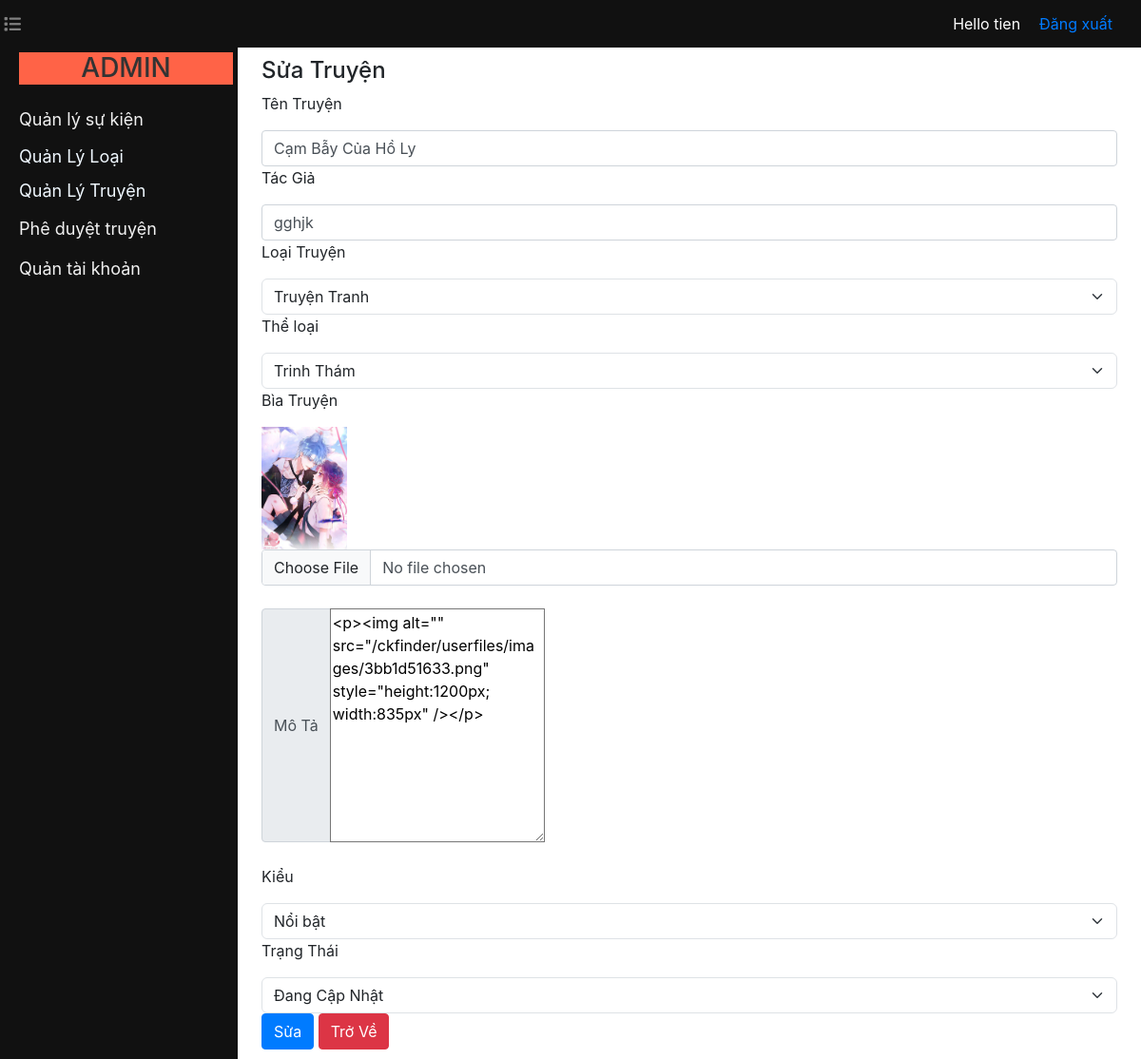
Page /ADMIN/suatruyen.php?id_truyen=7 (signed in) on the committed database.
### tables this page shows
CREATE TABLE `truyen` (
  `id_truyen` int(11) NOT NULL,
  `tentruyen` varchar(255) NOT NULL,
  `tacgia` varchar(255) NOT NULL,
  `id_theloai` int(11) NOT NULL,
  `id_loai` int(11) NOT NULL,
  `kieu` int(11) NOT NULL,
  `biatruyen` varchar(255) NOT NULL,
  `trangthai` varchar(255) NOT NULL,
  `mota` text NOT NULL
);

### lib/database.php (called while the page is built, shortened)
<?php
Class Database{
   public $host   = DB_HOST;
   public $user   = DB_USER;
   public $pass   = DB_PASS;
   public $dbname = DB_NAME;
   public $link;
private function connectDB(){
   $this->link = new mysqli($this->host, $this->user, $this->pass,
    $this->dbname);
 }
public function select($query){
  $result = $this->link->query($query) or
   die($this->link->error.__LINE__);
  if($result->num_rows > 0){
    return $result;
  } else {
    return false;
  }
 }
}

### classes/truyenadmin.php (called while the page is built, shortened)
<?php
    $filepath =realpath(dirname(__FILE__));
    include_once ( $filepath.'/../lib/database.php');
?>
<?php
    class truyenadmin
    {
        private $db;
        public function __construct(){
            $this->db = new Database();
        }
        public function laytruyentheoid($id){
            $query = "Select * from truyen where id_truyen = '$id'";
            $result = $this->db->select($query);
            return $result;
        }
    }
?>

### classes/loaitruyenadmin.php (called while the page is built, shortened)
<?php
 $filepath =realpath(dirname(__FILE__));
 include_once ( $filepath.'/../lib/database.php');
?>
<?php
    class loaitruyenadmin
    {
        private $db;
        public function __construct(){
            $this->db = new Database();
        }
        public function show_loai(){
            $query = "Select * from loaitruyen order by id_loai desc";
            $result = $this->db->select($query);
            return $result;
        }
    }
?>

### classes/theloaiadmin.php (called while the page is built, shortened)
<?php
   $filepath =realpath(dirname(__FILE__));
   include_once ( $filepath.'/../lib/database.php');
?>
<?php
    class theloaiadmin
    {
        private $db;
        public function __construct(){
            $this->db = new Database();
        }
        public function show_theloai(){
            $query = "Select * from theloai order by id_theloai desc";
            $result = $this->db->select($query);
            return $result;
        }
    }
?>

### ADMIN/suatruyen.php (the view, shortened to what this page needs)
<?php
    include '../ADMIN/header.php';
    include '../classes/loaitruyenadmin.php';
    include '../classes/theloaiadmin.php';
    include '../classes/truyenadmin.php';
?>
<?php
    $tr = new truyenadmin();
    if(!isset($_GET['id_truyen']) || $_GET['id_truyen']==NULL){
        echo "<script>window.location ='dstruyen.php'</script>";
    }else{
        $id = $_GET['id_truyen'];
    }
?>
    <div id="contentDiv" class="main-content">
        <div class="container">
        <h4>Sửa Truyện</h4>
        <?php
            $lay_truyen_theo_id = $tr->laytruyentheoid($id);
            if($lay_truyen_theo_id){
                while($result_truyen = $lay_truyen_theo_id->fetch_assoc()){
        ?>
        <form action="" method="post" enctype="multipart/form-data">
            <p>Tên Truyện</p>
            <input type="text" value="<?php echo $result_truyen['tentruyen'] ?>" name="tentruyen" class="form-control" aria-label="Sizing example input" aria-describedby="inputGroup-sizing-default">
            <p>Tác Giả</p>
            <input type="text" value="<?php echo $result_truyen['tacgia'] ?>" name="tacgia" class="form-control" aria-label="Sizing example input" aria-describedby="inputGroup-sizing-default">
            <p>Loại Truyện</p>
            <select class="form-select"id="loaitruyen" name="loaitruyen">
    <?php
    $ltruyen = new loaitruyenadmin();
    $dsloai = $ltruyen->show_loai();
    if($dsloai){
        while($row = $dsloai->fetch_assoc()){
            $selected = ($row['id_loai'] == $result_truyen['id_loai']) ? 'selected' : '';
    ?>
    <option value="<?php echo $row['id_loai'] ?>" <?php echo $selected ?>><?php echo $row['tenloai'] ?></option>
    <?php
        }
    }
    ?>
</select>
<p>Thể loại</p>
<select class="form-select" id="theloai" name="theloai" >
    <?php
    $tl = new theloaiadmin();
    $dstheloai = $tl->show_theloai();
    if($dstheloai){
        while($row = $dstheloai->fetch_assoc()){
            $selected = ($row['id_theloai'] == $result_truyen['id_theloai']) ? 'selected' : '';
    ?>
    <option value="<?php echo $row['id_theloai'] ?>" <?php echo $selected ?>><?php echo $row['tentheloai'] ?></option>
    <?php
        }
    }
    ?>
</select>
            <p>Bìa Truyện</p>
            <img src="upload/<?php echo $result_truyen['biatruyen']?>" width="90px">
            <input type="file" name="biatruyen"class="form-control" aria-label="Sizing example input" aria-describedby="inputGroup-sizing-default">
            <br>
            <div class="input-group">
                <span class="input-group-text">Mô Tả</span>
                <textarea name="mota" id="editor1" rows="10"><?php echo $result_truyen['mota'] ?></textarea>
            </div>
            <br>
            <p>Kiểu</p>
            <select class="form-select" name="kieu" aria-label="Default select example">
                <?php
                if($result_truyen['kieu']==0){
                ?>
                <option value="1">Nổi bật</option>
                <option selected value="0">Không nổi bật</option>
                <?php
                }else{
                ?>
                <option selected value="1">Nổi bật</option>
                <?php
                }
                ?>
            </select>
            <p>Trạng Thái</p>
            <select class="form-select" name="trangthai" aria-label="Default select example">
                <?php
                if($result_truyen['trangthai']==0){
                ?>
                <option selected value="0">Đang Cập Nhật</option>
                <?php
                }else{
                ?><option selected value="1">Hoàn Thành</option>
                <option value="0">Đang Cập Nhật</option>
                <?php
                }
                ?>
            </select>
            <input class="btn btn-primary" type="submit" name="submit" value="Sửa">
            <button type="button" class="btn btn-danger"><a href="dstruyen.php">Trở Về</a></button>
        </form>
    <?php
        }
    }
    ?>
    </div>
    </div>
</body>
</html>

### ADMIN/admin.css (style rules this page uses)
body { margin: 0; font-family: Arial, sans-serif; transition: margin-left 0.5s; background-image: url(img/bgadmin.png); }
.main-content { margin-left: 250px; padding: 10px; transition: margin-left 0.5s; }
.btn a { text-decoration: none; color:#fff }

### rows in the picture
truyen: tentruyen "Cạm Bẫy Của Hồ Ly", tacgia "gghjk", biatruyen (picture), mota "<p><img alt=\"\" src=\"/ckfinder/userfiles/images/3bb1d51633.png\" style=\"height:1200px; width:835px\" /></p>", kieu "Nổi bật", trangthai "Đang Cập Nhật"

### other values in the picture
Session::get('adminname') "tien"
form field loaitruyen "Truyện Tranh"
form field theloai "Trinh Thám"
